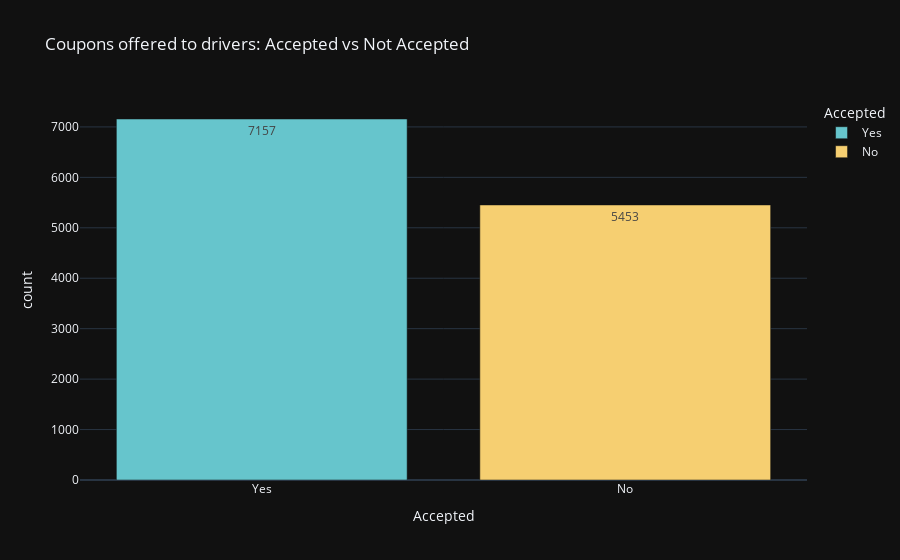

Notebook cell for this chart:
### Code cell
# Plot Accepted vs Not Accepted
df = data.groupby('Accepted')['coupon'].count().reset_index(name='count').sort_values(by='count', ascending=False)
fig = px.bar(df,
             x='Accepted', y='count',
             color='Accepted',
             text_auto=True,
             title='Coupons offered to drivers: Accepted vs Not Accepted',
             color_discrete_sequence = px.colors.qualitative.Pastel)
fig.show()

### Figure 1 — Plotly figure (JSON) as saved in the notebook; plotly's stock layout.template omitted (floating-point values rounded to 4 significant figures)
{"data": [{"alignmentgroup": "True", "hovertemplate": "Accepted=%{x}<br>count=%{y}<extra></extra>", "legendgroup": "Yes", "marker": {"color": "rgb(102, 197, 204)", "pattern": {"shape": ""}}, "name": "Yes", "offsetgroup": "Yes", "orientation": "v", "showlegend": true, "textposition": "auto", "texttemplate": "%{y}", "x": ["Yes"], "xaxis": "x", "y": [7157], "yaxis": "y", "type": "bar"}, {"alignmentgroup": "True", "hovertemplate": "Accepted=%{x}<br>count=%{y}<extra></extra>", "legendgroup": "No", "marker": {"color": "rgb(246, 207, 113)", "pattern": {"shape": ""}}, "name": "No", "offsetgroup": "No", "orientation": "v", "showlegend": true, "textposition": "auto", "texttemplate": "%{y}", "x": ["No"], "xaxis": "x", "y": [5453], "yaxis": "y", "type": "bar"}], "layout": {"xaxis": {"anchor": "y", "domain": [0.0, 1.0], "title": {"text": "Accepted"}, "categoryorder": "array", "categoryarray": ["Yes", "No"]}, "yaxis": {"anchor": "x", "domain": [0.0, 1.0], "title": {"text": "count"}}, "legend": {"title": {"text": "Accepted"}, "tracegroupgap": 0}, "title": {"text": "Coupons offered to drivers: Accepted vs Not Accepted"}, "barmode": "relative"}}
